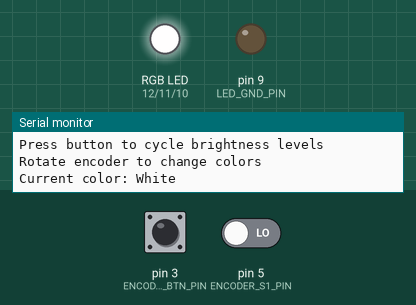
This sketch was run on a simulated Arduino Nano, built with avr-gcc and run on an emulated ATmega328P. Shown: an RGB LED mixed from three pins (HIGH = lit), output pins drawn as LEDs (lit = HIGH), the last lines printed to the serial monitor. The test bench sets the inputs (shaded band); at power-on: pin 3 (ENCODER_BTN_PIN) HIGH, pin 5 (ENCODER_S1_PIN) LOW. Pins used as bus, display or sensor lines are not drawn.

Above: at 1.2 s.
1.3 s: pin 3 (ENCODER_BTN_PIN) driven LOW
At 2.4 s:
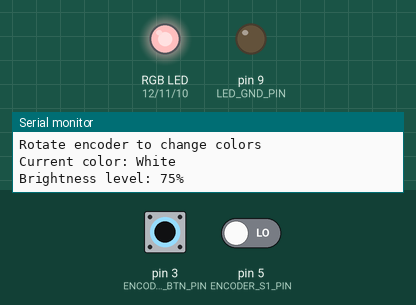
2.8 s: pin 3 (ENCODER_BTN_PIN) pulsed HIGH 5 times (0.12 s each, 0.3 s apart)
At 3.37 s:
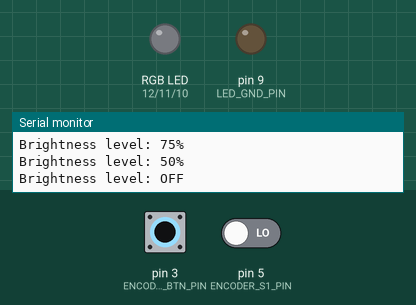
At 5.5 s:
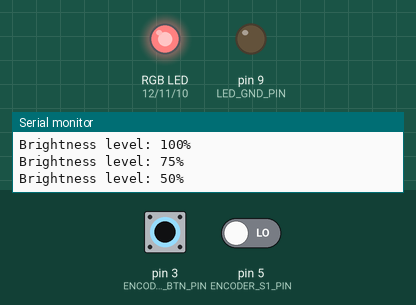
Timing chart, 0 to 7.0 s (numbered marks = the images above; inputs shaded):
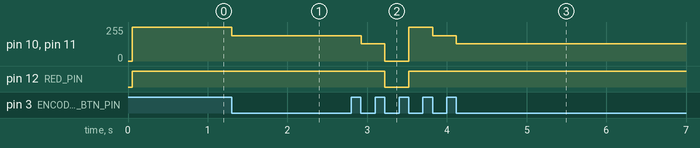

The sketch:

rgb_led_controlled_by_encoder.ino
```cpp
/*
 * rgb_led_controlled_by_encoder.ino
 * Arduino Pro Nano RGB LED Test with Encoder Control
 *
 * This sketch allows controlling an RGB LED with:
 * - Button press to cycle through 4 brightness levels
 *     100%, 75%, 50%, 0% (OFF).
 *     For my LED dimming lower than 50% turnes many colors off.
 * - Encoder rotation to cycle through fixed 8 colors (rainbow + white)
 *
 * RGB LED Pin Connections:
 * D12 - Red
 * D11 - Green
 * D10 - Blue
 * D9 - GND (set as OUTPUT and LOW)
 *
 * Encoder Pin Connections:
 * D6 - GND
 * D5 - S1
 * D4 - S2
 * D3 - Button
 * D2 - 5V (set as OUTPUT and HIGH)
 */

// Define RGB LED pins
const int RED_PIN = 12;
const int GREEN_PIN = 11;
const int BLUE_PIN = 10;
const int LED_GND_PIN = 9;

// Define encoder pins
const int ENCODER_GND_PIN = 6;
const int ENCODER_S1_PIN = 5;
const int ENCODER_S2_PIN = 4;
const int ENCODER_BTN_PIN = 3;
const int ENCODER_VCC_PIN = 2;

// Variables for color and brightness control
int lastEncoderA = LOW;
int currentEncoderA;
int colorIndex = 0;

// Brightness control
byte brightness = 0;                                // Index for brightness levels
const byte brightnessLevels[] = {255, 191, 128, 0}; // 100%, 75%, 50%, 0% (OFF)
const int numBrightnessLevels = 4;

// Fixed color array - RGB values in rainbow order starting with white
const byte colors[][3] = {
    {255, 255, 255}, // White
    {255, 0, 0},     // Red
    {255, 128, 0},   // Orange
    {255, 255, 0},   // Yellow
    {0, 255, 0},     // Green
    {0, 255, 255},   // Cyan
    {0, 0, 255},     // Blue
    {255, 0, 255}    // Purple
};
const int numColors = 8;

// Variables for button debouncing
unsigned long lastButtonPress = 0;
const unsigned long debounceDelay = 200; // Milliseconds
bool lastButtonState = HIGH;

void setup()
{
    // Initialize RGB LED pins as outputs
    pinMode(RED_PIN, OUTPUT);
    pinMode(GREEN_PIN, OUTPUT);
    pinMode(BLUE_PIN, OUTPUT);
    pinMode(LED_GND_PIN, OUTPUT);

    // Set LED GND pin LOW
    digitalWrite(LED_GND_PIN, LOW);

    // Initialize encoder pins
    pinMode(ENCODER_GND_PIN, OUTPUT);
    pinMode(ENCODER_S1_PIN, INPUT);
    pinMode(ENCODER_S2_PIN, INPUT);
    pinMode(ENCODER_BTN_PIN, INPUT_PULLUP); // Use internal pull-up resistor
    pinMode(ENCODER_VCC_PIN, OUTPUT);

    // Set encoder power pins
    digitalWrite(ENCODER_GND_PIN, LOW);
    digitalWrite(ENCODER_VCC_PIN, HIGH);

    // Initialize serial communication for debugging
    Serial.begin(9600);
    Serial.println("Arduino Pro Nano RGB LED with Encoder Test");
    Serial.println("Press button to cycle brightness levels");
    Serial.println("Rotate encoder to change colors");

    // Initialize encoder state
    lastEncoderA = digitalRead(ENCODER_S1_PIN);

    // Start with full brightness and first color
    updateRGB();
    printCurrentColor();
}

void loop()
{
    // Encoder detection that changes color after two transitions on pin A
    currentEncoderA = digitalRead(ENCODER_S1_PIN);

    // Check for change in encoder A pin
    if (currentEncoderA != lastEncoderA)
    {
        static int transitionCount = 0;
        static int lastDirection = 0;
        static unsigned long lastChangeTime = 0;
        int direction = 0;

        // Simple debounce
        if (millis() - lastChangeTime > 5)
        {
            // Determine direction based on the state of B pin
            if (digitalRead(ENCODER_S2_PIN) != currentEncoderA)
            {
                // Clockwise
                direction = 1;
            }
            else
            {
                // Counterclockwise
                direction = -1;
            }

            // If direction changed, reset count
            if (lastDirection != 0 && direction != lastDirection)
            {
                transitionCount = 0;
            }

            // Count transitions in the same direction
            transitionCount++;
            lastDirection = direction;

            // Change color after two transitions in the same direction
            if (transitionCount >= 2)
            {
                if (direction == 1)
                {
                    // Clockwise - increment color
                    colorIndex = (colorIndex + 1) % numColors;
                }
                else
                {
                    // Counterclockwise - decrement color
                    colorIndex = (colorIndex + numColors - 1) % numColors;
                }

                updateRGB();
                printCurrentColor();
                transitionCount = 0; // Reset count after changing color
            }

            lastChangeTime = millis();
        }
    }

    lastEncoderA = currentEncoderA;

    // Check for button press
    bool reading = digitalRead(ENCODER_BTN_PIN);

    // If button is pressed (LOW) and enough time has passed for debounce
    if (reading == LOW && (millis() - lastButtonPress > debounceDelay))
    {
        if (lastButtonState == HIGH)
        { // Only trigger once on button press
            lastButtonPress = millis();

            // Cycle through brightness levels
            brightness = (brightness + 1) % numBrightnessLevels;

            Serial.print("Brightness level: ");
            switch (brightness)
            {
            case 0:
                Serial.println("100%");
                break;
            case 1:
                Serial.println("75%");
                break;
            case 2:
                Serial.println("50%");
                break;
            case 3:
                Serial.println("OFF");
                break;
            }

            updateRGB();
        }
    }

    lastButtonState = reading;

    // Small delay to limit CPU usage
    delay(5);
}

// Function to print current color to Serial
void printCurrentColor()
{
    Serial.print("Current color: ");
    switch (colorIndex)
    {
    case 0:
        Serial.println("White");
        break;
    case 1:
        Serial.println("Red");
        break;
    case 2:
        Serial.println("Orange");
        break;
    case 3:
        Serial.println("Yellow");
        break;
    case 4:
        Serial.println("Green");
        break;
    case 5:
        Serial.println("Cyan");
        break;
    case 6:
        Serial.println("Blue");
        break;
    case 7:
        Serial.println("Purple");
        break;
    }
}

// Function to update RGB LED with current color and brightness
void updateRGB()
{
    // Get current color
    byte r = colors[colorIndex][0];
    byte g = colors[colorIndex][1];
    byte b = colors[colorIndex][2];

    // Apply brightness level
    byte brightnessFactor = brightnessLevels[brightness];

    // Calculate dimmed RGB values
    byte dimmedR = (r * brightnessFactor) / 255;
    byte dimmedG = (g * brightnessFactor) / 255;
    byte dimmedB = (b * brightnessFactor) / 255;

    // Set the LED colors
    analogWrite(RED_PIN, dimmedR);
    analogWrite(GREEN_PIN, dimmedG);
    analogWrite(BLUE_PIN, dimmedB);
}
```

Measured:
- after the input at 1.3 s, pin 10 (BLUE_PIN), pin 11 (GREEN_PIN): 254/255 → 190/255 at once
- after the input at 2.8 s, pin 10 (BLUE_PIN), pin 11 (GREEN_PIN): 190/255 → 128/255 after 0.13 s, → 0/255 0.30 s later, → 254/255 0.30 s later, → 190/255 0.30 s later, … (5 changes in this stretch); pin 12 (RED_PIN): HIGH → LOW after 0.42 s, → HIGH 0.30 s later
